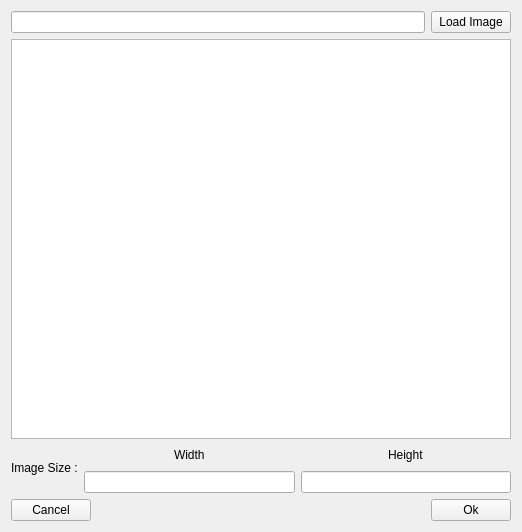
<?xml version="1.0" encoding="UTF-8"?>
<ui version="4.0">
 <class>imageform</class>
 <widget class="QWidget" name="imageform">
  <property name="geometry">
   <rect>
    <x>0</x>
    <y>0</y>
    <width>508</width>
    <height>531</height>
   </rect>
  </property>
  <property name="windowTitle">
   <string>Image Insertion</string>
  </property>
  <layout class="QGridLayout" name="gridLayout">
   <item row="0" column="0">
    <layout class="QHBoxLayout" name="horizontalLayout_2">
     <item>
      <widget class="QLineEdit" name="lineEdit"/>
     </item>
     <item>
      <widget class="QPushButton" name="loadimagepushButton">
       <property name="text">
        <string>Load Image</string>
       </property>
      </widget>
     </item>
    </layout>
   </item>
   <item row="1" column="0">
    <widget class="QGraphicsView" name="graphicsView">
     <property name="minimumSize">
      <size>
       <width>500</width>
       <height>400</height>
      </size>
     </property>
    </widget>
   </item>
   <item row="2" column="0">
    <layout class="QHBoxLayout" name="horizontalLayout_5">
     <item>
      <layout class="QVBoxLayout" name="verticalLayout_3">
       <item>
        <spacer name="verticalSpacer">
         <property name="orientation">
          <enum>Qt::Vertical</enum>
         </property>
         <property name="sizeHint" stdset="0">
          <size>
           <width>20</width>
           <height>13</height>
          </size>
         </property>
        </spacer>
       </item>
       <item>
        <widget class="QLabel" name="label">
         <property name="text">
          <string>Image Size :</string>
         </property>
         <property name="buddy">
          <cstring>widthlineEdit</cstring>
         </property>
        </widget>
       </item>
       <item>
        <spacer name="verticalSpacer_2">
         <property name="orientation">
          <enum>Qt::Vertical</enum>
         </property>
         <property name="sizeHint" stdset="0">
          <size>
           <width>20</width>
           <height>18</height>
          </size>
         </property>
        </spacer>
       </item>
      </layout>
     </item>
     <item>
      <layout class="QVBoxLayout" name="verticalLayout">
       <item>
        <layout class="QHBoxLayout" name="horizontalLayout_3">
         <item>
          <spacer name="horizontalSpacer_2">
           <property name="orientation">
            <enum>Qt::Horizontal</enum>
           </property>
           <property name="sizeHint" stdset="0">
            <size>
             <width>40</width>
             <height>20</height>
            </size>
           </property>
          </spacer>
         </item>
         <item>
          <widget class="QLabel" name="label_2">
           <property name="text">
            <string>Width</string>
           </property>
           <property name="buddy">
            <cstring>widthlineEdit</cstring>
           </property>
          </widget>
         </item>
         <item>
          <spacer name="horizontalSpacer_3">
           <property name="orientation">
            <enum>Qt::Horizontal</enum>
           </property>
           <property name="sizeHint" stdset="0">
            <size>
             <width>40</width>
             <height>20</height>
            </size>
           </property>
          </spacer>
         </item>
        </layout>
       </item>
       <item>
        <widget class="QLineEdit" name="widthlineEdit">
         <property name="readOnly">
          <bool>false</bool>
         </property>
        </widget>
       </item>
      </layout>
     </item>
     <item>
      <layout class="QVBoxLayout" name="verticalLayout_2">
       <item>
        <layout class="QHBoxLayout" name="horizontalLayout_4">
         <item>
          <spacer name="horizontalSpacer_4">
           <property name="orientation">
            <enum>Qt::Horizontal</enum>
           </property>
           <property name="sizeHint" stdset="0">
            <size>
             <width>40</width>
             <height>20</height>
            </size>
           </property>
          </spacer>
         </item>
         <item>
          <widget class="QLabel" name="label_3">
           <property name="text">
            <string>Height</string>
           </property>
           <property name="buddy">
            <cstring>heightlineEdit</cstring>
           </property>
          </widget>
         </item>
         <item>
          <spacer name="horizontalSpacer_5">
           <property name="orientation">
            <enum>Qt::Horizontal</enum>
           </property>
           <property name="sizeHint" stdset="0">
            <size>
             <width>40</width>
             <height>20</height>
            </size>
           </property>
          </spacer>
         </item>
        </layout>
       </item>
       <item>
        <widget class="QLineEdit" name="heightlineEdit">
         <property name="readOnly">
          <bool>false</bool>
         </property>
        </widget>
       </item>
      </layout>
     </item>
    </layout>
   </item>
   <item row="3" column="0">
    <layout class="QHBoxLayout" name="horizontalLayout">
     <item>
      <widget class="QPushButton" name="cancelpushButton">
       <property name="text">
        <string>Cancel</string>
       </property>
      </widget>
     </item>
     <item>
      <spacer name="horizontalSpacer">
       <property name="orientation">
        <enum>Qt::Horizontal</enum>
       </property>
       <property name="sizeHint" stdset="0">
        <size>
         <width>40</width>
         <height>20</height>
        </size>
       </property>
      </spacer>
     </item>
     <item>
      <widget class="QPushButton" name="okpushButton">
       <property name="text">
        <string>Ok</string>
       </property>
      </widget>
     </item>
    </layout>
   </item>
  </layout>
 </widget>
 <resources/>
 <connections/>
</ui>
